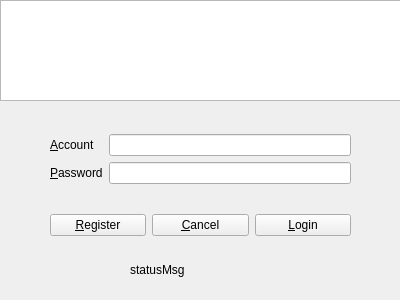
<?xml version="1.0" encoding="UTF-8"?>
<ui version="4.0">
 <class>LoginWidget</class>
 <widget class="QWidget" name="LoginWidget">
  <property name="geometry">
   <rect>
    <x>0</x>
    <y>0</y>
    <width>400</width>
    <height>300</height>
   </rect>
  </property>
  <property name="windowTitle">
   <string>Login</string>
  </property>
  <widget class="QWidget" name="layoutWidget">
   <property name="geometry">
    <rect>
     <x>50</x>
     <y>110</y>
     <width>301</width>
     <height>151</height>
    </rect>
   </property>
   <layout class="QVBoxLayout" name="verticalLayout">
    <item>
     <layout class="QGridLayout" name="gridLayout">
      <item row="0" column="0">
       <widget class="QLabel" name="label">
        <property name="text">
         <string>&amp;Account</string>
        </property>
        <property name="buddy">
         <cstring>namelineEdit</cstring>
        </property>
       </widget>
      </item>
      <item row="0" column="1">
       <widget class="QLineEdit" name="namelineEdit"/>
      </item>
      <item row="1" column="0">
       <widget class="QLabel" name="label_2">
        <property name="text">
         <string>&amp;Password</string>
        </property>
        <property name="buddy">
         <cstring>passwordlineEdit</cstring>
        </property>
       </widget>
      </item>
      <item row="1" column="1">
       <widget class="QLineEdit" name="passwordlineEdit"/>
      </item>
     </layout>
    </item>
    <item>
     <layout class="QHBoxLayout" name="horizontalLayout">
      <item>
       <widget class="QPushButton" name="registerButton">
        <property name="text">
         <string>&amp;Register</string>
        </property>
       </widget>
      </item>
      <item>
       <widget class="QPushButton" name="cancelButton">
        <property name="text">
         <string>&amp;Cancel</string>
        </property>
       </widget>
      </item>
      <item>
       <widget class="QPushButton" name="loginButton">
        <property name="text">
         <string>&amp;Login</string>
        </property>
       </widget>
      </item>
     </layout>
    </item>
   </layout>
  </widget>
  <widget class="QGraphicsView" name="graphicsView">
   <property name="geometry">
    <rect>
     <x>0</x>
     <y>0</y>
     <width>401</width>
     <height>101</height>
    </rect>
   </property>
  </widget>
  <widget class="QLabel" name="label_3">
   <property name="geometry">
    <rect>
     <x>130</x>
     <y>260</y>
     <width>221</width>
     <height>20</height>
    </rect>
   </property>
   <property name="text">
    <string>statusMsg</string>
   </property>
  </widget>
 </widget>
 <tabstops>
  <tabstop>namelineEdit</tabstop>
  <tabstop>passwordlineEdit</tabstop>
  <tabstop>loginButton</tabstop>
  <tabstop>registerButton</tabstop>
  <tabstop>cancelButton</tabstop>
  <tabstop>graphicsView</tabstop>
 </tabstops>
 <resources/>
 <connections/>
</ui>
